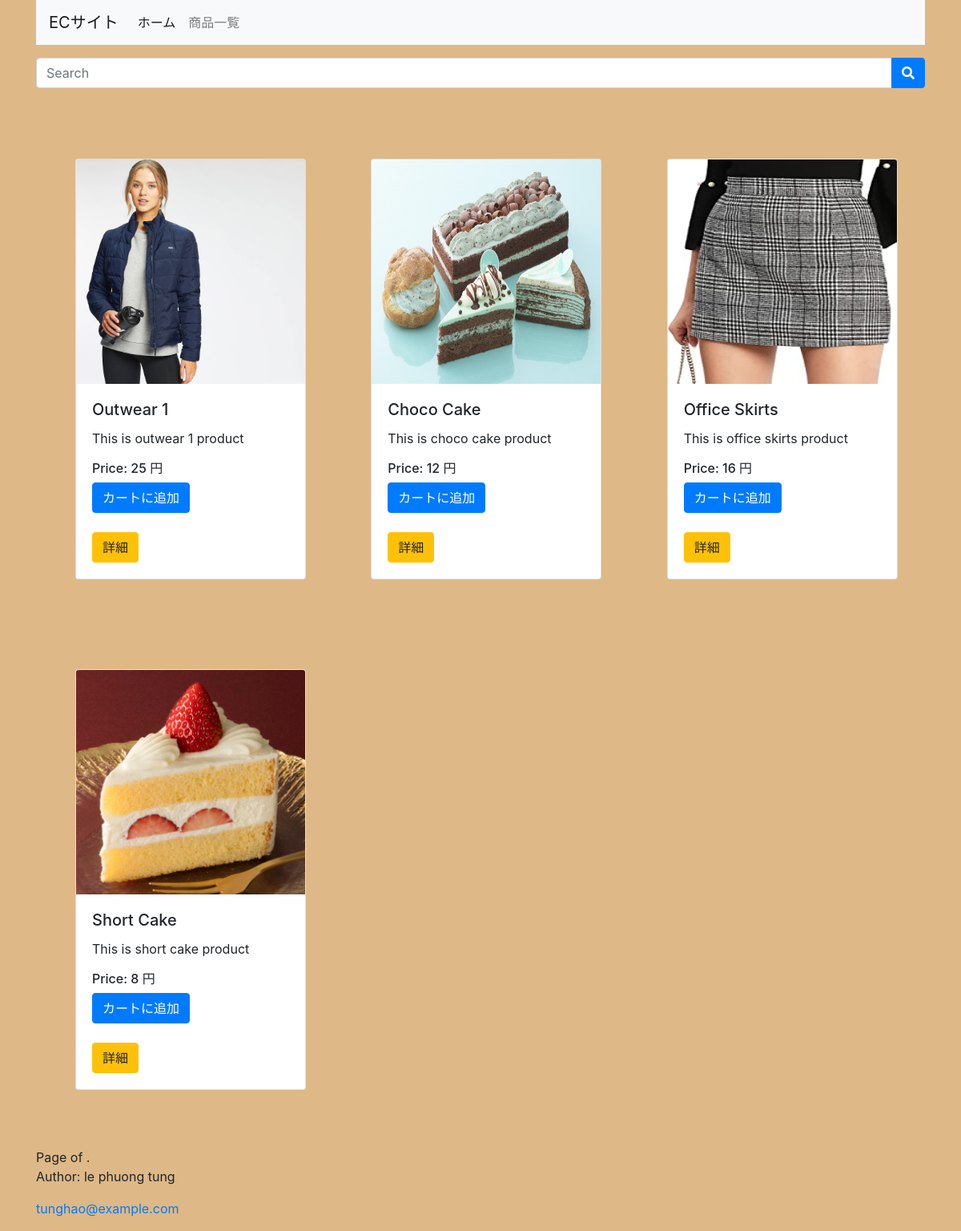
/cart/product-search/, run on the app's committed database.
### store/models.py (models this page shows, shortened)
class Product(models.Model):
    product_name = models.CharField(max_length=100, unique=True)
    slug = models.SlugField(max_length=150, unique=True)
    description = models.TextField(max_length=500, blank=True)
    price = models.IntegerField()
    images = models.ImageField(upload_to='photos/products/')
    stock = models.IntegerField()
    is_available = models.BooleanField(default=True)
    category = models.ForeignKey(Category, on_delete=models.CASCADE)
    created_date = models.DateTimeField(auto_now_add=True)
    modifield_date = models.DateField(auto_now=True)

### cart/views.py (the view)
# urls.py: path('product-search/', ProductSearch.as_view(),name='product_search'),
class ProductSearch(ListView):
    model = Product
    template_name = 'cart/index.html'
    context_object_name = 'products'
    def get_queryset(self):
        keyword = self.request.GET.get('q')
        if keyword:
            self.queryset = Product.objects.filter(product_name__icontains=keyword)
        else:
            self.queryset = Product.objects.all()
        return super().get_queryset()

### cart/templates/cart/index.html (shortened to what this page needs)
{% extends '../base.html' %}
{% load static %}
{% block content %}
<form action="{% url 'product:product_search' %}" class="my-3 search" method="GET">
    <div class="input-group w-80">
        <input type="text" class="form-control" style="width:60%;" placeholder="Search" name="q" value="{{ q }}">
        <div class="input-group-append">
            <button class="btn btn-primary" type="submit">
                <i class="fa fa-search"></i>
            </button>
        </div>
    </div>
</form>
<div class="row p-3">
    {% for product in products %}
        <div class="col-sm-4 p-5 my-2">
            <div class="card" style="width: 18rem;">
                <img class="card-img-top" width="250px" height="280px" src="/media/{{ product.images }}" alt="{{ product.product_name }}">
                <div class="card-body">
                    <h5 class="card-title">{{ product.product_name }}</h5>
                    <p class="card-text">{{ product.description }}</p>
                    <h6 class="card-text">Price: {{ product.price }} 円</h5>
                    <a href="#" class="btn btn-primary">カートに追加</a><br><br>
                    <a href="{% url 'product:product_detail' product.id %}" class="btn btn-warning">詳細</a>
                </div>
            </div>
        </div>
    {% endfor %}
</div>
<div class="pagination">
    <span class="step-links">
        <span class="current">
            Page {{ page_obj.number }} of {{ page_obj.paginator.num_pages }}.
        </span>
    </span>
</div>
{% endblock %}

### cart/templates/base.html (shortened to what this page needs)
{% load static %}
<!DOCTYPE html>
<html lang="en">
<head>
    <link rel="stylesheet" href="https://cdn.jsdelivr.net/npm/bootstrap@4.0.0/dist/css/bootstrap.min.css">
    <link rel ="stylesheet" href="https://cdnjs.cloudflare.com/ajax/libs/font-awesome/5.15.3/css/all.min.css">
    <link rel="stylesheet" href="{% static 'css/style.css' %}">
</head>
<body>
   <section>
        <div class="container mb-3">
            {% include './navbar.html' %}
            {% block content %}
            {% endblock %}
            {% include './footer.html' %}
        </div>
   </section>
</body>
</html>

### cart/templates/navbar.html (shortened to what this page needs)
<nav class="navbar navbar-expand-lg navbar-light bg-light">
  <a class="navbar-brand" href="#">ECサイト</a>
  <div class="collapse navbar-collapse" id="navbarNav">
    <ul class="navbar-nav">
      <li class="nav-item active">
        <a class="nav-link" href="#">ホーム <span class="sr-only">(current)</span></a>
      </li>
      <li class="nav-item">
        <a class="nav-link" href="#">商品一覧</a>
      </li>
    </ul>
  </div>
</nav>

### cart/templates/footer.html
<footer>
  <p>Author: le phuong tung</p>
  <p><a href="#">tunghao@example.com</a></p>
</footer>

### static/css/style.css (style rules this page uses)
body { background-color: burlywood; }

### data on the page
Product: images (picture), product_name "Outwear 1", description "This is outwear 1 product", price "25"
Product: images (picture), product_name "Choco Cake", description "This is choco cake product", price "12"
Product: images (picture), product_name "Office Skirts", description "This is office skirts product", price "16"
Product: images (picture), product_name "Short Cake", description "This is short cake product", price "8"
